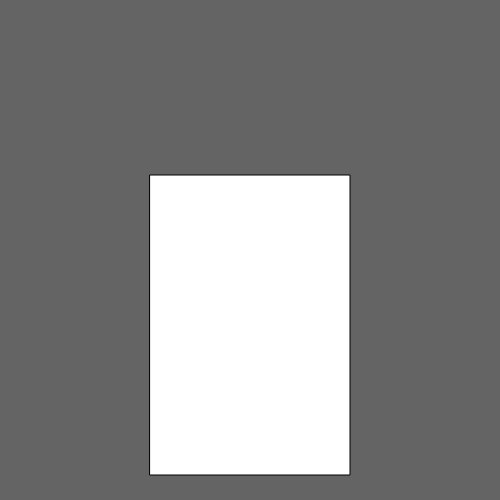
Frame 1 (no input)
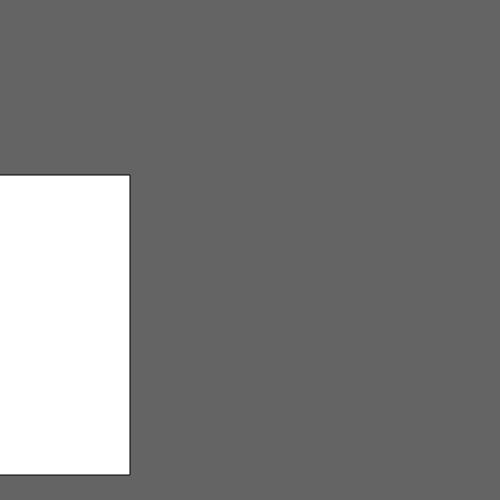
Frame 60 (no input)
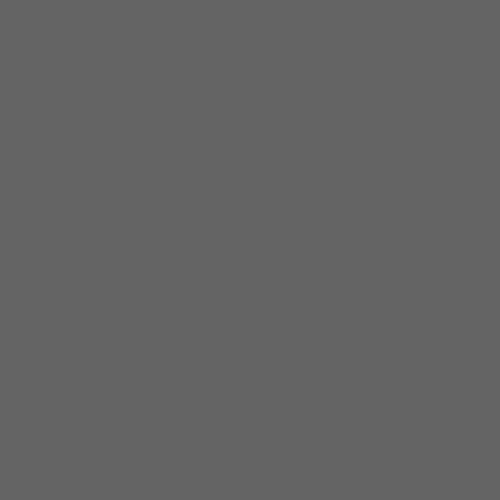
Frame 120 (the mouse pressed at the canvas centre since frame 60)

The p5.js sketch that drew these frames (run headless with seeded random() and noise() and a simulated clock; from frame 60 on, the mouse is pressed at the canvas centre):

// p5.js sketch
// ── sketch.js
let x = 0;

function setup() {
  createCanvas(500, 500);
}

function draw() {
  background(100);
  push();
  translate(x, 0);
  avatar();
  pop();
  x+=10;
  if (x>width){
    x=-300;
  }
  //rotate starts at 0, 0
}

function avatar(){
  rect(150, 175, 200, 300);

}
